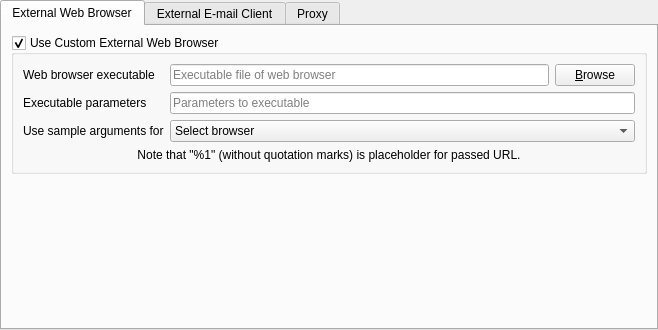
<?xml version="1.0" encoding="UTF-8"?>
<ui version="4.0">
 <class>SettingsBrowserMail</class>
 <widget class="QWidget" name="SettingsBrowserMail">
  <property name="geometry">
   <rect>
    <x>0</x>
    <y>0</y>
    <width>658</width>
    <height>330</height>
   </rect>
  </property>
  <layout class="QHBoxLayout" name="horizontalLayout">
   <property name="leftMargin">
    <number>0</number>
   </property>
   <property name="topMargin">
    <number>0</number>
   </property>
   <property name="rightMargin">
    <number>0</number>
   </property>
   <property name="bottomMargin">
    <number>0</number>
   </property>
   <item>
    <widget class="QTabWidget" name="m_tabBrowserProxy">
     <property name="currentIndex">
      <number>0</number>
     </property>
     <widget class="QWidget" name="m_tabExternalBrowser">
      <attribute name="title">
       <string>External Web Browser</string>
      </attribute>
      <layout class="QFormLayout" name="formLayout_17">
       <item row="0" column="0" colspan="2">
        <widget class="QGroupBox" name="m_grpCustomExternalBrowser">
         <property name="toolTip">
          <string>If unchecked, then default system-wide web browser is used</string>
         </property>
         <property name="title">
          <string>Use Custom External Web Browser</string>
         </property>
         <property name="flat">
          <bool>false</bool>
         </property>
         <property name="checkable">
          <bool>true</bool>
         </property>
         <layout class="QFormLayout" name="formLayout_12">
          <item row="0" column="0">
           <widget class="QLabel" name="m_lblExternalBrowserExecutable">
            <property name="text">
             <string>Web browser executable</string>
            </property>
           </widget>
          </item>
          <item row="0" column="1">
           <layout class="QHBoxLayout" name="horizontalLayout_10">
            <item>
             <widget class="QLineEdit" name="m_txtExternalBrowserExecutable">
              <property name="readOnly">
               <bool>true</bool>
              </property>
              <property name="placeholderText">
               <string>Executable file of web browser</string>
              </property>
              <property name="clearButtonEnabled">
               <bool>true</bool>
              </property>
             </widget>
            </item>
            <item>
             <widget class="QPushButton" name="m_btnExternalBrowserExecutable">
              <property name="text">
               <string>&amp;Browse</string>
              </property>
             </widget>
            </item>
           </layout>
          </item>
          <item row="1" column="0">
           <widget class="QLabel" name="m_lblExternalBrowserArguments">
            <property name="text">
             <string>Executable parameters</string>
            </property>
           </widget>
          </item>
          <item row="1" column="1">
           <widget class="QLineEdit" name="m_txtExternalBrowserArguments">
            <property name="placeholderText">
             <string>Parameters to executable</string>
            </property>
            <property name="clearButtonEnabled">
             <bool>true</bool>
            </property>
           </widget>
          </item>
          <item row="2" column="0">
           <widget class="QLabel" name="m_lblExternalBrowserPreset">
            <property name="text">
             <string>Use sample arguments for</string>
            </property>
           </widget>
          </item>
          <item row="2" column="1">
           <widget class="QComboBox" name="m_cmbExternalBrowserPreset">
            <property name="sizeAdjustPolicy">
             <enum>QComboBox::AdjustToContents</enum>
            </property>
            <item>
             <property name="text">
              <string>Select browser</string>
             </property>
            </item>
           </widget>
          </item>
          <item row="3" column="0" colspan="2">
           <widget class="QLabel" name="label">
            <property name="text">
             <string>Note that &quot;%1&quot; (without quotation marks) is placeholder for passed URL.</string>
            </property>
            <property name="alignment">
             <set>Qt::AlignCenter</set>
            </property>
           </widget>
          </item>
         </layout>
        </widget>
       </item>
      </layout>
     </widget>
     <widget class="QWidget" name="tab">
      <attribute name="title">
       <string>External E-mail Client</string>
      </attribute>
      <layout class="QFormLayout" name="formLayout_22">
       <item row="0" column="0" colspan="2">
        <widget class="QGroupBox" name="m_grpCustomExternalEmail">
         <property name="toolTip">
          <string>&lt;html&gt;&lt;head/&gt;&lt;body&gt;&lt;p&gt;If unchecked, then default system-wide web browser is used.&lt;/p&gt;&lt;/body&gt;&lt;/html&gt;</string>
         </property>
         <property name="title">
          <string>Use Custom External E-mail Client</string>
         </property>
         <property name="flat">
          <bool>false</bool>
         </property>
         <property name="checkable">
          <bool>true</bool>
         </property>
         <layout class="QFormLayout" name="formLayout_21">
          <item row="0" column="0">
           <widget class="QLabel" name="m_lblExternalEmailExecutable">
            <property name="text">
             <string>E-mail client executable</string>
            </property>
           </widget>
          </item>
          <item row="0" column="1">
           <layout class="QHBoxLayout" name="horizontalLayout_15">
            <item>
             <widget class="QLineEdit" name="m_txtExternalEmailExecutable">
              <property name="readOnly">
               <bool>true</bool>
              </property>
              <property name="placeholderText">
               <string>Executable file of e-mail client</string>
              </property>
              <property name="clearButtonEnabled">
               <bool>true</bool>
              </property>
             </widget>
            </item>
            <item>
             <widget class="QPushButton" name="m_btnExternalEmailExecutable">
              <property name="text">
               <string>&amp;Browse</string>
              </property>
             </widget>
            </item>
           </layout>
          </item>
          <item row="1" column="0">
           <widget class="QLabel" name="m_lblExternalEmailArguments">
            <property name="text">
             <string>Executable parameters</string>
            </property>
           </widget>
          </item>
          <item row="1" column="1">
           <widget class="QLineEdit" name="m_txtExternalEmailArguments">
            <property name="placeholderText">
             <string>Parameters to executable</string>
            </property>
            <property name="clearButtonEnabled">
             <bool>true</bool>
            </property>
           </widget>
          </item>
          <item row="2" column="0">
           <widget class="QLabel" name="m_lblExternalEmailPreset">
            <property name="text">
             <string>Use sample arguments for</string>
            </property>
           </widget>
          </item>
          <item row="2" column="1">
           <widget class="QComboBox" name="m_cmbExternalEmailPreset">
            <property name="sizeAdjustPolicy">
             <enum>QComboBox::AdjustToContents</enum>
            </property>
            <item>
             <property name="text">
              <string>Select client</string>
             </property>
            </item>
           </widget>
          </item>
         </layout>
        </widget>
       </item>
      </layout>
     </widget>
     <widget class="QWidget" name="m_tabProxy">
      <attribute name="title">
       <string>Proxy</string>
      </attribute>
      <layout class="QFormLayout" name="formLayout_6">
       <item row="0" column="0">
        <widget class="QLabel" name="m_lblProxyType">
         <property name="text">
          <string extracomment="Proxy server type.">Type</string>
         </property>
         <property name="alignment">
          <set>Qt::AlignRight|Qt::AlignTrailing|Qt::AlignVCenter</set>
         </property>
         <property name="buddy">
          <cstring>m_cmbProxyType</cstring>
         </property>
        </widget>
       </item>
       <item row="0" column="1">
        <widget class="QComboBox" name="m_cmbProxyType"/>
       </item>
       <item row="1" column="0">
        <widget class="QLabel" name="m_lblProxyHost">
         <property name="text">
          <string>Host</string>
         </property>
         <property name="alignment">
          <set>Qt::AlignRight|Qt::AlignTrailing|Qt::AlignVCenter</set>
         </property>
         <property name="buddy">
          <cstring>m_txtProxyHost</cstring>
         </property>
        </widget>
       </item>
       <item row="1" column="1">
        <layout class="QHBoxLayout" name="horizontalLayout_7">
         <item>
          <widget class="QLineEdit" name="m_txtProxyHost">
           <property name="enabled">
            <bool>true</bool>
           </property>
           <property name="placeholderText">
            <string>Hostname or IP of your proxy server</string>
           </property>
           <property name="clearButtonEnabled">
            <bool>true</bool>
           </property>
          </widget>
         </item>
         <item>
          <widget class="QLabel" name="m_lblProxyPort">
           <property name="text">
            <string>Port</string>
           </property>
           <property name="alignment">
            <set>Qt::AlignRight|Qt::AlignTrailing|Qt::AlignVCenter</set>
           </property>
           <property name="buddy">
            <cstring>m_spinProxyPort</cstring>
           </property>
          </widget>
         </item>
         <item>
          <widget class="QSpinBox" name="m_spinProxyPort">
           <property name="enabled">
            <bool>true</bool>
           </property>
           <property name="maximum">
            <number>65535</number>
           </property>
           <property name="value">
            <number>80</number>
           </property>
          </widget>
         </item>
        </layout>
       </item>
       <item row="2" column="0">
        <widget class="QLabel" name="m_lblProxyUsername">
         <property name="text">
          <string>Username</string>
         </property>
         <property name="alignment">
          <set>Qt::AlignRight|Qt::AlignTrailing|Qt::AlignVCenter</set>
         </property>
         <property name="buddy">
          <cstring>m_txtProxyUsername</cstring>
         </property>
        </widget>
       </item>
       <item row="2" column="1">
        <widget class="QLineEdit" name="m_txtProxyUsername">
         <property name="enabled">
          <bool>true</bool>
         </property>
         <property name="placeholderText">
          <string>Your username for proxy server authentication</string>
         </property>
         <property name="clearButtonEnabled">
          <bool>true</bool>
         </property>
        </widget>
       </item>
       <item row="3" column="0">
        <widget class="QLabel" name="m_lblProxyPassword">
         <property name="text">
          <string>Password</string>
         </property>
         <property name="alignment">
          <set>Qt::AlignRight|Qt::AlignTrailing|Qt::AlignVCenter</set>
         </property>
         <property name="buddy">
          <cstring>m_txtProxyPassword</cstring>
         </property>
        </widget>
       </item>
       <item row="3" column="1">
        <widget class="QLineEdit" name="m_txtProxyPassword">
         <property name="enabled">
          <bool>true</bool>
         </property>
         <property name="echoMode">
          <enum>QLineEdit::PasswordEchoOnEdit</enum>
         </property>
         <property name="placeholderText">
          <string>Your password for proxy server authentication</string>
         </property>
         <property name="clearButtonEnabled">
          <bool>true</bool>
         </property>
        </widget>
       </item>
       <item row="4" column="1">
        <widget class="QCheckBox" name="m_checkShowPassword">
         <property name="enabled">
          <bool>true</bool>
         </property>
         <property name="text">
          <string>Display password</string>
         </property>
        </widget>
       </item>
       <item row="5" column="0" colspan="2">
        <widget class="QLabel" name="m_lblProxyInfo">
         <property name="text">
          <string>Note that these settings are applied only on newly established connections.</string>
         </property>
         <property name="alignment">
          <set>Qt::AlignCenter</set>
         </property>
         <property name="wordWrap">
          <bool>true</bool>
         </property>
        </widget>
       </item>
      </layout>
     </widget>
    </widget>
   </item>
  </layout>
 </widget>
 <tabstops>
  <tabstop>m_tabBrowserProxy</tabstop>
  <tabstop>m_grpCustomExternalBrowser</tabstop>
  <tabstop>m_txtExternalBrowserExecutable</tabstop>
  <tabstop>m_btnExternalBrowserExecutable</tabstop>
  <tabstop>m_txtExternalBrowserArguments</tabstop>
  <tabstop>m_cmbExternalBrowserPreset</tabstop>
  <tabstop>m_grpCustomExternalEmail</tabstop>
  <tabstop>m_txtExternalEmailExecutable</tabstop>
  <tabstop>m_btnExternalEmailExecutable</tabstop>
  <tabstop>m_txtExternalEmailArguments</tabstop>
  <tabstop>m_cmbExternalEmailPreset</tabstop>
  <tabstop>m_cmbProxyType</tabstop>
  <tabstop>m_txtProxyHost</tabstop>
  <tabstop>m_spinProxyPort</tabstop>
  <tabstop>m_txtProxyUsername</tabstop>
  <tabstop>m_txtProxyPassword</tabstop>
  <tabstop>m_checkShowPassword</tabstop>
 </tabstops>
 <resources/>
 <connections/>
</ui>
